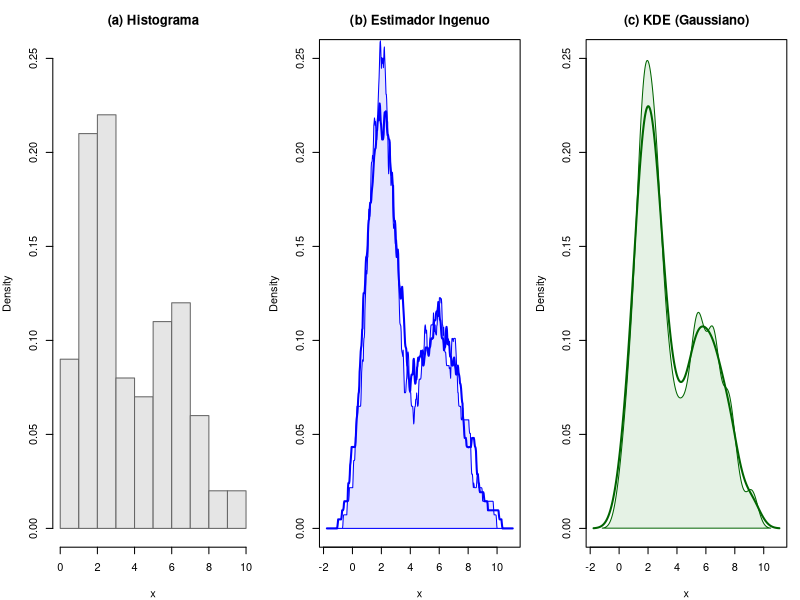

Generate this figure with R:
## ---- chunk 1
# Configuración de parámetros gráficos
par(mfrow=c(1, 3), mar=c(4, 4, 3, 1))
set.seed(123)

# 1. Generar datos (Mezcla de normales para que sea interesante)
n <- 100
datos <- c(rnorm(n*0.6, mean=2, sd=1), rnorm(n*0.4, mean=6, sd=1.5))

# Rango de evaluación
grid_x <- seq(-2, 11, length.out = 200)

# A. HISTOGRAMA
hist(datos, breaks=10, prob=TRUE, 
     main="(a) Histograma", 
     xlab="x", col="gray90", border="gray40", ylim=c(0, 0.25))
#lines(density(datos, bw=0.6), col="red", lty=2) # Ref suave

# B. ESTIMADOR INGENUO (Kernel Rectangular)
# Usamos la función density con kernel rectangular para simular el 'Naive'
plot(density(datos, kernel="rectangular", bw=0.6), 
     main="(b) Estimador Ingenuo", 
     xlab="x", col="blue", lwd=2, ylim=c(0, 0.25), zero.line=FALSE)
polygon(density(datos, kernel="rectangular", bw=0.4), col=rgb(0,0,1,0.1), border="blue")

# C. ESTIMADOR NÚCLEO (Gaussiano)
plot(density(datos, kernel="gaussian", bw=0.6), 
     main="(c) KDE (Gaussiano)", 
     xlab="x", col="darkgreen", lwd=2, ylim=c(0, 0.25), zero.line=FALSE)
polygon(density(datos, kernel="gaussian", bw=0.4), col=rgb(0,0.5,0,0.1), border="darkgreen")

# Restaurar par
par(mfrow=c(1,1))
